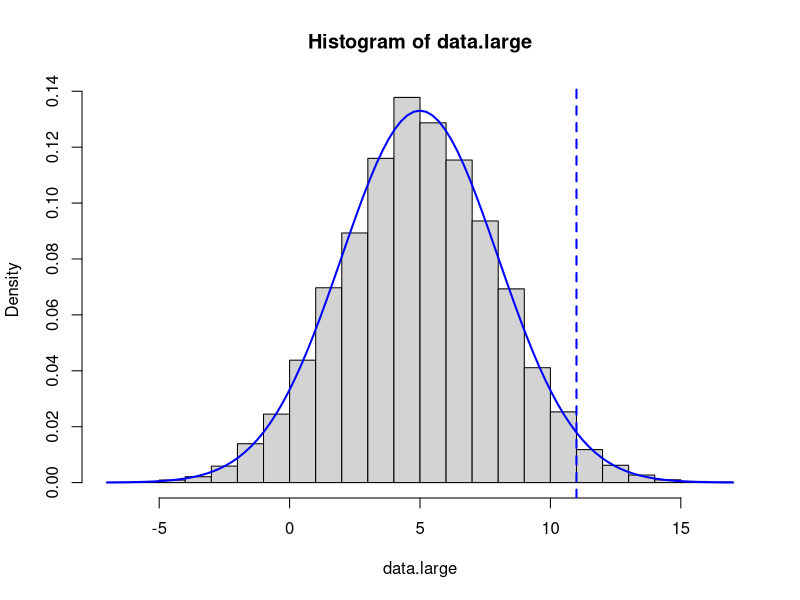
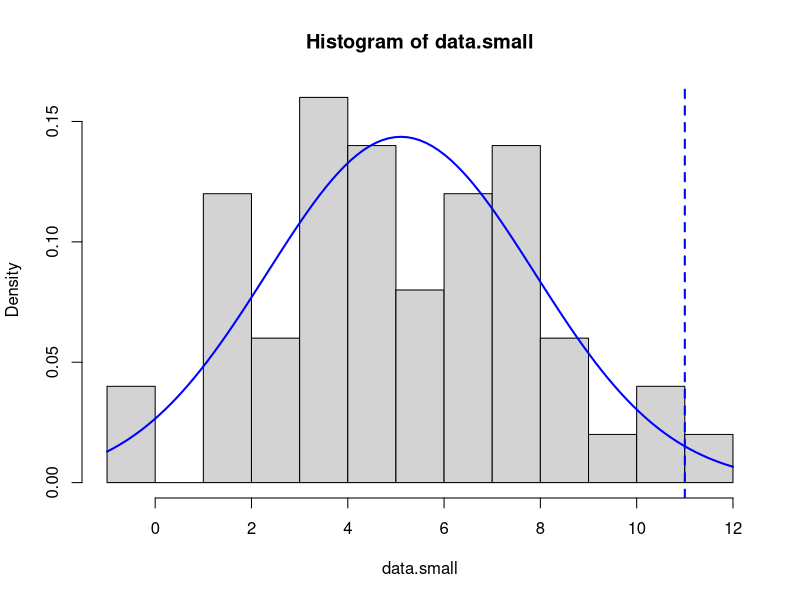
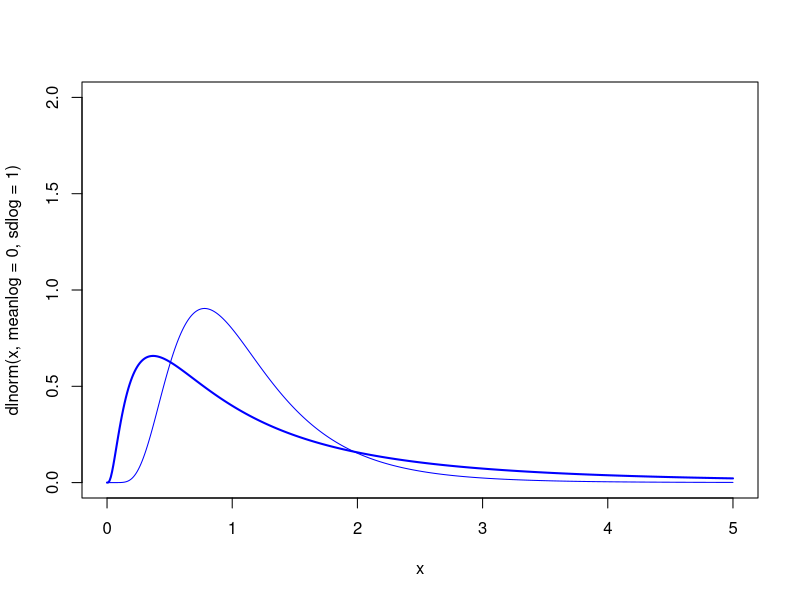

Reproduce these figures in R, in order. (Note: this script raises an error after producing the figures.)
library(ggplot2)

data.large <- read.csv2("Sannsynlighetsfordelinger_large.csv")[, 2]
data.small <- read.csv("Sannsynlighetsfordelinger obs small.csv")[, 1]

#large dataset:
hist(data.large, breaks = 20, prob = TRUE)

curve(dnorm(x, mean = mean(data.large), sd = sd(data.large)), add = TRUE, col = "blue", lwd = 2)
abline(v = 11, col = "blue", lty = 2, lwd = 2)
pnorm(11, mean = mean(data.large), sd = sd(data.large), lower.tail = FALSE)

#small dataset:
hist(data.small, breaks = 10, prob = TRUE)
  #tegne grafen
curve(dnorm(x, mean = mean(data.small), sd = sd(data.small)), add = TRUE, col = "blue", lwd = 2)
abline(v = 11, col = "blue", lty = 2, lwd = 2)
pnorm(11, mean = mean(data.small), sd = sd(data.small), lower.tail = FALSE)

#plotting log-normal - curve

curve(dlnorm(x, meanlog = 0, sdlog = 1), from = 0, to = 5, ylim = c(0, 2), n = 500, col = "blue", lwd = 2)
curve(dlnorm(x, mean = 0, sd = 0.5), col = "blue", add = TRUE, n = 500)

#Link of mean/ varians / lognormal
mu <- 1
sigma <- 3
x <- rnorm(10^7, mean = mu, sd = sigma)
mean(x)
sd(x)

y <- exp(x)
#or
y <- rlnorm(10^7, mean = mu, sd = sigma)
mean(y)
exp(mu + sigma^2 / 2)
sd(y)
sqrt((exp(sigma^2) - 1) * exp(2 * mu + sigma^2))

#beta distribution
curve(dbnorm(x, meanlog = 0, sdlog = 1), from = 0, to = 5, ylim = c(0, 2), n = 500, col = "blue", lwd = 2)

